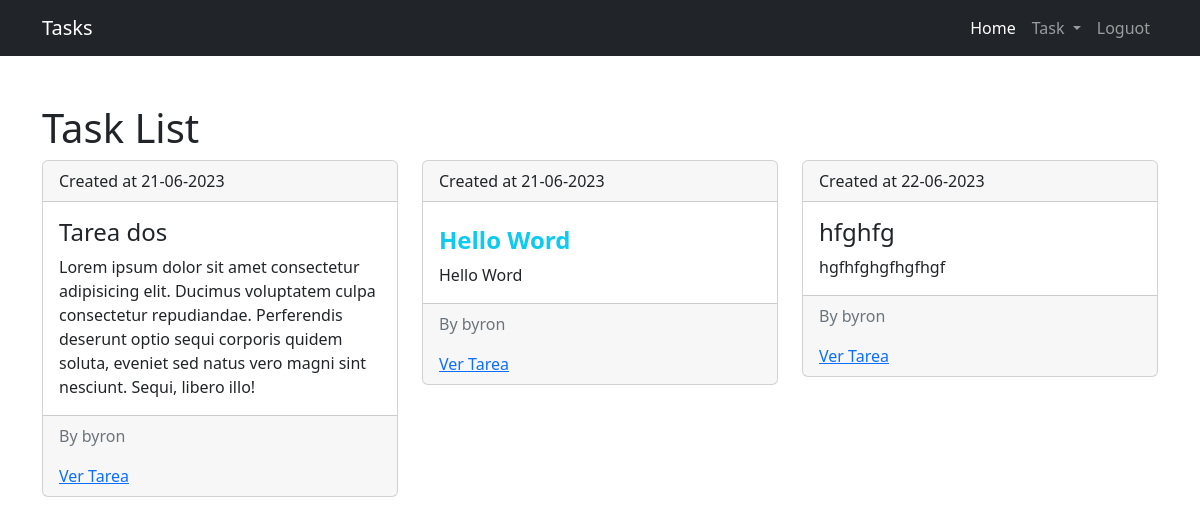
The app's page /task (signed in) with its own data.
### task/models.py (models this page shows, shortened)
class Task(models.Model):
    title = models.CharField(max_length=200)
    description = models.TextField()
    created_at = models.DateTimeField(auto_now_add=True)
    datecompleted = models.DateTimeField(null=True, blank=True)
    importtant = models.BooleanField(default=False)
    user = models.ForeignKey(User, on_delete=models.CASCADE)
    class Meta:
        db_table = "task"

### task/views.py (the view)
# urls.py: path("task", views.task_page, name="task"),
def task_page(request):
    if request.user.is_authenticated:
        tasks = Task.objects.filter(user=request.user,datecompleted__isnull=True).order_by(
            "-datecompleted"
        )
        return render(request, "pages/task.html", {"tasks": tasks})
    else:
        return render(request, "pages/task.html")

### task/templates/pages/task.html
{% extends 'base.html' %} {% block content %}
<h1>Task List</h1>
<div class="row">
  {% if user.is_authenticated %} {% for task in tasks %}
  <div class="col-md-4 mb-4">
    <div class="card">
      <div class="card-header">
        Created at {{task.created_at| date:"d-m-Y" }}
      </div>
      <div class="card-body">
        <h4 class="card-title">
          {% if task.importtant %}
          <h4 class="text-info"><strong>{{ task.title }}</strong></h4>
          {% else %}
          {{ task.title }}
          {% endif %}
        </h4>
        <p class="card-text">{{ task.description }}</p>
      </div>
      <div class="card-footer text-muted">
        <p>By {{ task.user.username }}</p>
        <a href="{% url 'task_detail' task.id  %}">Ver Tarea</a>
      </div>
    </div>
  </div>
  {% endfor %} {% else %}
  <div class="col-md-6">
    <h3>Debes Iniciar Session para ver tus tareas</h3>
    <a class="btn btn-primary" href="{% url 'login' %}">Iniciar Session</a>
  </div>
  {% endif %}
</div>
{% endblock content %}

### records on screen
Task: created_at "21-06-2023", title "Tarea dos", description "Lorem ipsum dolor sit amet consectetur adipisicing elit. Ducimus voluptatem culpa consectetur repudiandae. Perferendis deserunt optio sequi corporis quidem soluta, eveniet sed natus vero magni sint nesciunt. Sequi, libero illo!", user.username "byron"
Task: created_at "21-06-2023", title "Hello Word", description "Hello Word", user.username "byron"
Task: created_at "22-06-2023", title "hfghfg", description "hgfhfghgfhgfhgf", user.username "byron"
